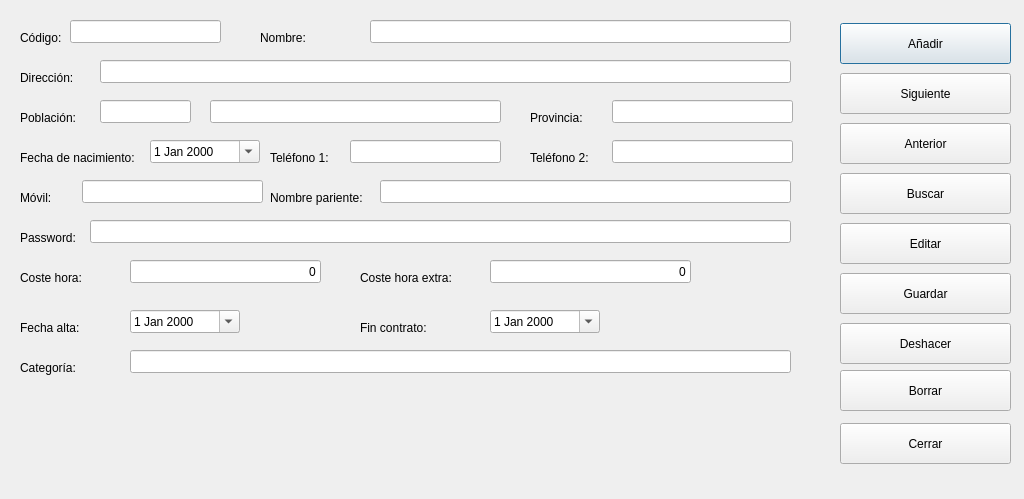
<?xml version="1.0" encoding="UTF-8"?>
<ui version="4.0">
 <class>FrmDependient</class>
 <widget class="QDialog" name="FrmDependient">
  <property name="geometry">
   <rect>
    <x>0</x>
    <y>0</y>
    <width>1024</width>
    <height>499</height>
   </rect>
  </property>
  <property name="windowTitle">
   <string>Dialog</string>
  </property>
  <widget class="QLabel" name="label">
   <property name="geometry">
    <rect>
     <x>20</x>
     <y>30</y>
     <width>54</width>
     <height>15</height>
    </rect>
   </property>
   <property name="text">
    <string>Código:</string>
   </property>
  </widget>
  <widget class="QLabel" name="label_2">
   <property name="geometry">
    <rect>
     <x>260</x>
     <y>30</y>
     <width>91</width>
     <height>16</height>
    </rect>
   </property>
   <property name="text">
    <string>Nombre:</string>
   </property>
  </widget>
  <widget class="QLineEdit" name="txtcCodigo">
   <property name="geometry">
    <rect>
     <x>70</x>
     <y>20</y>
     <width>151</width>
     <height>23</height>
    </rect>
   </property>
  </widget>
  <widget class="QLineEdit" name="txtcNombre">
   <property name="geometry">
    <rect>
     <x>370</x>
     <y>20</y>
     <width>421</width>
     <height>23</height>
    </rect>
   </property>
  </widget>
  <widget class="QLabel" name="label_3">
   <property name="geometry">
    <rect>
     <x>20</x>
     <y>70</y>
     <width>61</width>
     <height>16</height>
    </rect>
   </property>
   <property name="text">
    <string>Dirección:</string>
   </property>
  </widget>
  <widget class="QLineEdit" name="txtcDireccion">
   <property name="geometry">
    <rect>
     <x>100</x>
     <y>60</y>
     <width>691</width>
     <height>23</height>
    </rect>
   </property>
  </widget>
  <widget class="QLabel" name="label_4">
   <property name="geometry">
    <rect>
     <x>20</x>
     <y>110</y>
     <width>71</width>
     <height>16</height>
    </rect>
   </property>
   <property name="text">
    <string>Población:</string>
   </property>
  </widget>
  <widget class="QLineEdit" name="txtcCP">
   <property name="geometry">
    <rect>
     <x>100</x>
     <y>100</y>
     <width>91</width>
     <height>23</height>
    </rect>
   </property>
  </widget>
  <widget class="QLineEdit" name="txtcPoblacion">
   <property name="geometry">
    <rect>
     <x>210</x>
     <y>100</y>
     <width>291</width>
     <height>23</height>
    </rect>
   </property>
  </widget>
  <widget class="QLineEdit" name="txtcProvincia">
   <property name="geometry">
    <rect>
     <x>612</x>
     <y>100</y>
     <width>181</width>
     <height>23</height>
    </rect>
   </property>
  </widget>
  <widget class="QLabel" name="label_5">
   <property name="geometry">
    <rect>
     <x>530</x>
     <y>110</y>
     <width>61</width>
     <height>16</height>
    </rect>
   </property>
   <property name="text">
    <string>Provincia:</string>
   </property>
  </widget>
  <widget class="QLabel" name="label_6">
   <property name="geometry">
    <rect>
     <x>20</x>
     <y>150</y>
     <width>131</width>
     <height>16</height>
    </rect>
   </property>
   <property name="text">
    <string>Fecha de nacimiento:</string>
   </property>
  </widget>
  <widget class="QDateEdit" name="txtdFechaNacimiento">
   <property name="geometry">
    <rect>
     <x>150</x>
     <y>140</y>
     <width>110</width>
     <height>23</height>
    </rect>
   </property>
   <property name="calendarPopup">
    <bool>true</bool>
   </property>
  </widget>
  <widget class="QLabel" name="label_7">
   <property name="geometry">
    <rect>
     <x>270</x>
     <y>150</y>
     <width>61</width>
     <height>16</height>
    </rect>
   </property>
   <property name="text">
    <string>Teléfono 1:</string>
   </property>
  </widget>
  <widget class="QLabel" name="label_8">
   <property name="geometry">
    <rect>
     <x>530</x>
     <y>150</y>
     <width>71</width>
     <height>16</height>
    </rect>
   </property>
   <property name="text">
    <string>Teléfono 2:</string>
   </property>
  </widget>
  <widget class="QLineEdit" name="txtcTelefono1">
   <property name="geometry">
    <rect>
     <x>350</x>
     <y>140</y>
     <width>151</width>
     <height>23</height>
    </rect>
   </property>
  </widget>
  <widget class="QLineEdit" name="txtcTelefono2">
   <property name="geometry">
    <rect>
     <x>612</x>
     <y>140</y>
     <width>181</width>
     <height>23</height>
    </rect>
   </property>
  </widget>
  <widget class="QLineEdit" name="txtccMovil">
   <property name="geometry">
    <rect>
     <x>82</x>
     <y>180</y>
     <width>181</width>
     <height>23</height>
    </rect>
   </property>
  </widget>
  <widget class="QLineEdit" name="txtcNombrePariente">
   <property name="geometry">
    <rect>
     <x>380</x>
     <y>180</y>
     <width>411</width>
     <height>23</height>
    </rect>
   </property>
  </widget>
  <widget class="QLabel" name="label_9">
   <property name="geometry">
    <rect>
     <x>20</x>
     <y>190</y>
     <width>41</width>
     <height>16</height>
    </rect>
   </property>
   <property name="text">
    <string>Móvil:</string>
   </property>
  </widget>
  <widget class="QLabel" name="label_10">
   <property name="geometry">
    <rect>
     <x>270</x>
     <y>190</y>
     <width>101</width>
     <height>16</height>
    </rect>
   </property>
   <property name="text">
    <string>Nombre pariente:</string>
   </property>
  </widget>
  <widget class="QLabel" name="label_11">
   <property name="geometry">
    <rect>
     <x>20</x>
     <y>230</y>
     <width>61</width>
     <height>16</height>
    </rect>
   </property>
   <property name="text">
    <string>Password:</string>
   </property>
  </widget>
  <widget class="QLabel" name="label_12">
   <property name="geometry">
    <rect>
     <x>20</x>
     <y>270</y>
     <width>81</width>
     <height>16</height>
    </rect>
   </property>
   <property name="text">
    <string>Coste hora:</string>
   </property>
  </widget>
  <widget class="QLabel" name="label_13">
   <property name="geometry">
    <rect>
     <x>360</x>
     <y>270</y>
     <width>101</width>
     <height>16</height>
    </rect>
   </property>
   <property name="text">
    <string>Coste hora extra:</string>
   </property>
  </widget>
  <widget class="QLineEdit" name="txtcPassword">
   <property name="geometry">
    <rect>
     <x>90</x>
     <y>220</y>
     <width>701</width>
     <height>23</height>
    </rect>
   </property>
  </widget>
  <widget class="QLineEdit" name="txtrCosteHora">
   <property name="geometry">
    <rect>
     <x>130</x>
     <y>260</y>
     <width>191</width>
     <height>23</height>
    </rect>
   </property>
   <property name="text">
    <string>0</string>
   </property>
   <property name="alignment">
    <set>Qt::AlignRight|Qt::AlignTrailing|Qt::AlignVCenter</set>
   </property>
  </widget>
  <widget class="QLineEdit" name="txtrCosteHoraExtra">
   <property name="geometry">
    <rect>
     <x>490</x>
     <y>260</y>
     <width>201</width>
     <height>23</height>
    </rect>
   </property>
   <property name="text">
    <string>0</string>
   </property>
   <property name="alignment">
    <set>Qt::AlignRight|Qt::AlignTrailing|Qt::AlignVCenter</set>
   </property>
  </widget>
  <widget class="QLabel" name="label_14">
   <property name="geometry">
    <rect>
     <x>20</x>
     <y>320</y>
     <width>71</width>
     <height>16</height>
    </rect>
   </property>
   <property name="text">
    <string>Fecha alta:</string>
   </property>
  </widget>
  <widget class="QDateEdit" name="txtdFechaAlta">
   <property name="geometry">
    <rect>
     <x>130</x>
     <y>310</y>
     <width>110</width>
     <height>23</height>
    </rect>
   </property>
   <property name="calendarPopup">
    <bool>true</bool>
   </property>
  </widget>
  <widget class="QDateEdit" name="txtdFinContrato">
   <property name="geometry">
    <rect>
     <x>490</x>
     <y>310</y>
     <width>110</width>
     <height>23</height>
    </rect>
   </property>
   <property name="calendarPopup">
    <bool>true</bool>
   </property>
  </widget>
  <widget class="QLabel" name="label_15">
   <property name="geometry">
    <rect>
     <x>360</x>
     <y>320</y>
     <width>81</width>
     <height>16</height>
    </rect>
   </property>
   <property name="text">
    <string>Fin contrato:</string>
   </property>
  </widget>
  <widget class="QLabel" name="label_16">
   <property name="geometry">
    <rect>
     <x>20</x>
     <y>360</y>
     <width>71</width>
     <height>16</height>
    </rect>
   </property>
   <property name="text">
    <string>Categoría:</string>
   </property>
  </widget>
  <widget class="QLineEdit" name="txtcCategoria">
   <property name="geometry">
    <rect>
     <x>130</x>
     <y>350</y>
     <width>661</width>
     <height>23</height>
    </rect>
   </property>
  </widget>
  <widget class="QPushButton" name="pushButton">
   <property name="geometry">
    <rect>
     <x>840</x>
     <y>23</y>
     <width>171</width>
     <height>41</height>
    </rect>
   </property>
   <property name="text">
    <string>Añadir</string>
   </property>
   <property name="icon">
    <iconset resource="terra.qrc">
     <normaloff>:/Icons/PNG/add.png</normaloff>:/Icons/PNG/add.png</iconset>
   </property>
  </widget>
  <widget class="QPushButton" name="pushButton_2">
   <property name="geometry">
    <rect>
     <x>840</x>
     <y>73</y>
     <width>171</width>
     <height>41</height>
    </rect>
   </property>
   <property name="text">
    <string>Siguiente</string>
   </property>
   <property name="icon">
    <iconset resource="terra.qrc">
     <normaloff>:/Icons/PNG/right.png</normaloff>:/Icons/PNG/right.png</iconset>
   </property>
  </widget>
  <widget class="QPushButton" name="pushButton_3">
   <property name="geometry">
    <rect>
     <x>840</x>
     <y>123</y>
     <width>171</width>
     <height>41</height>
    </rect>
   </property>
   <property name="text">
    <string>Anterior</string>
   </property>
   <property name="icon">
    <iconset resource="terra.qrc">
     <normaloff>:/Icons/PNG/left.png</normaloff>:/Icons/PNG/left.png</iconset>
   </property>
  </widget>
  <widget class="QPushButton" name="pushButton_4">
   <property name="geometry">
    <rect>
     <x>840</x>
     <y>173</y>
     <width>171</width>
     <height>41</height>
    </rect>
   </property>
   <property name="text">
    <string>Buscar</string>
   </property>
   <property name="icon">
    <iconset resource="terra.qrc">
     <normaloff>:/Icons/PNG/search.png</normaloff>:/Icons/PNG/search.png</iconset>
   </property>
  </widget>
  <widget class="QPushButton" name="pushButton_5">
   <property name="geometry">
    <rect>
     <x>840</x>
     <y>223</y>
     <width>171</width>
     <height>41</height>
    </rect>
   </property>
   <property name="text">
    <string>Editar</string>
   </property>
   <property name="icon">
    <iconset resource="terra.qrc">
     <normaloff>:/Icons/PNG/configuration.png</normaloff>:/Icons/PNG/configuration.png</iconset>
   </property>
  </widget>
  <widget class="QPushButton" name="pushButton_6">
   <property name="geometry">
    <rect>
     <x>840</x>
     <y>273</y>
     <width>171</width>
     <height>41</height>
    </rect>
   </property>
   <property name="text">
    <string>Guardar</string>
   </property>
   <property name="icon">
    <iconset resource="terra.qrc">
     <normaloff>:/Icons/PNG/datebase.png</normaloff>:/Icons/PNG/datebase.png</iconset>
   </property>
  </widget>
  <widget class="QPushButton" name="pushButton_7">
   <property name="geometry">
    <rect>
     <x>840</x>
     <y>323</y>
     <width>171</width>
     <height>41</height>
    </rect>
   </property>
   <property name="text">
    <string>Deshacer</string>
   </property>
   <property name="icon">
    <iconset resource="terra.qrc">
     <normaloff>:/Icons/PNG/refresh.png</normaloff>:/Icons/PNG/refresh.png</iconset>
   </property>
  </widget>
  <widget class="QPushButton" name="pushButton_8">
   <property name="geometry">
    <rect>
     <x>840</x>
     <y>370</y>
     <width>171</width>
     <height>41</height>
    </rect>
   </property>
   <property name="text">
    <string>Borrar</string>
   </property>
   <property name="icon">
    <iconset resource="terra.qrc">
     <normaloff>:/Icons/PNG/error.png</normaloff>:/Icons/PNG/error.png</iconset>
   </property>
  </widget>
  <widget class="QPushButton" name="pushButton_9">
   <property name="geometry">
    <rect>
     <x>840</x>
     <y>423</y>
     <width>171</width>
     <height>41</height>
    </rect>
   </property>
   <property name="text">
    <string>Cerrar</string>
   </property>
   <property name="icon">
    <iconset resource="terra.qrc">
     <normaloff>:/Icons/PNG/alert.png</normaloff>:/Icons/PNG/alert.png</iconset>
   </property>
  </widget>
 </widget>
 <resources>
  <include location="terra.qrc"/>
 </resources>
 <connections/>
</ui>
